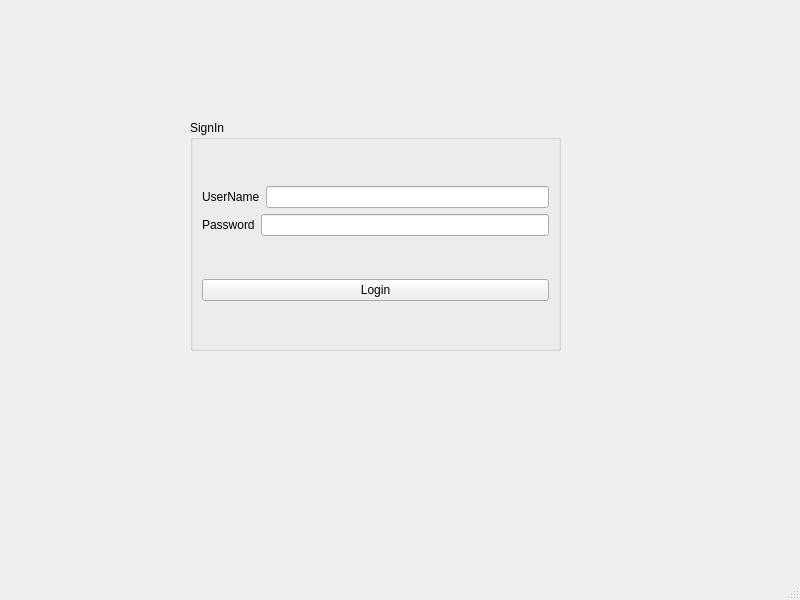
<?xml version="1.0" encoding="UTF-8"?>
<ui version="4.0">
 <class>MainWindow</class>
 <widget class="QMainWindow" name="MainWindow">
  <property name="geometry">
   <rect>
    <x>0</x>
    <y>0</y>
    <width>800</width>
    <height>600</height>
   </rect>
  </property>
  <property name="windowTitle">
   <string>MainWindow</string>
  </property>
  <widget class="QWidget" name="centralwidget">
   <widget class="QGroupBox" name="groupBox">
    <property name="geometry">
     <rect>
      <x>190</x>
      <y>120</y>
      <width>371</width>
      <height>231</height>
     </rect>
    </property>
    <property name="title">
     <string>SignIn</string>
    </property>
    <layout class="QVBoxLayout" name="verticalLayout_2">
     <item>
      <layout class="QVBoxLayout" name="verticalLayout">
       <item>
        <layout class="QHBoxLayout" name="horizontalLayout">
         <item>
          <widget class="QLabel" name="label">
           <property name="text">
            <string>UserName</string>
           </property>
          </widget>
         </item>
         <item>
          <widget class="QLineEdit" name="lineEdit_username"/>
         </item>
        </layout>
       </item>
       <item>
        <layout class="QHBoxLayout" name="horizontalLayout_2">
         <item>
          <widget class="QLabel" name="label_2">
           <property name="text">
            <string>Password</string>
           </property>
          </widget>
         </item>
         <item>
          <widget class="QLineEdit" name="lineEdit_password">
           <property name="echoMode">
            <enum>QLineEdit::Password</enum>
           </property>
          </widget>
         </item>
        </layout>
       </item>
      </layout>
     </item>
     <item>
      <widget class="QPushButton" name="pushButton_login">
       <property name="text">
        <string>Login</string>
       </property>
      </widget>
     </item>
    </layout>
   </widget>
  </widget>
  <widget class="QMenuBar" name="menubar">
   <property name="geometry">
    <rect>
     <x>0</x>
     <y>0</y>
     <width>800</width>
     <height>26</height>
    </rect>
   </property>
  </widget>
  <widget class="QStatusBar" name="statusbar"/>
 </widget>
 <resources/>
 <connections/>
</ui>
